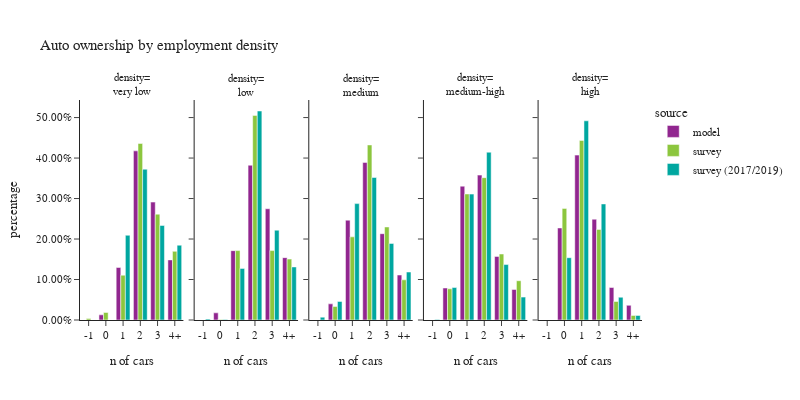

Notebook source saved alongside this figure:
### Code cell
plot_auto(hh.dropna(subset=['emp_density_group']),'emp_density_group','employment density','density')

### Figure 1 — Plotly figure (JSON) as saved in the notebook; plotly's stock layout.template omitted (floating-point values rounded to 4 significant figures)
{"data": [{"alignmentgroup": "True", "customdata": [[0], [310], [3143], [10121], [7056], [3597]], "hovertemplate": "source=model<br>emp_density_group=very low<br>auto_ownership_simple=%{x}<br>percentage=%{y}<br>sample count=%{customdata[0]}<extra></extra>", "legendgroup": "model", "marker": {"color": "#91268F", "pattern": {"shape": ""}}, "name": "model", "offsetgroup": "model", "orientation": "v", "showlegend": true, "textposition": "auto", "type": "bar", "x": ["-1", "0", "1", "2", "3", "4+"], "xaxis": "x", "y": [0.0, 0.0128, 0.1297, 0.4178, 0.2912, 0.1485], "yaxis": "y"}, {"alignmentgroup": "True", "customdata": [[0], [339], [3285], [7331], [5268], [2954]], "hovertemplate": "source=model<br>emp_density_group=low<br>auto_ownership_simple=%{x}<br>percentage=%{y}<br>sample count=%{customdata[0]}<extra></extra>", "legendgroup": "model", "marker": {"color": "#91268F", "pattern": {"shape": ""}}, "name": "model", "offsetgroup": "model", "orientation": "v", "showlegend": false, "textposition": "auto", "type": "bar", "x": ["-1", "0", "1", "2", "3", "4+"], "xaxis": "x2", "y": [0.0, 0.01768, 0.1713, 0.3823, 0.2747, 0.154], "yaxis": "y2"}, {"alignmentgroup": "True", "customdata": [[0], [1731], [10704], [16896], [9253], [4822]], "hovertemplate": "source=model<br>emp_density_group=medium<br>auto_ownership_simple=%{x}<br>percentage=%{y}<br>sample count=%{customdata[0]}<extra></extra>", "legendgroup": "model", "marker": {"color": "#91268F", "pattern": {"shape": ""}}, "name": "model", "offsetgroup": "model", "orientation": "v", "showlegend": false, "textposition": "auto", "type": "bar", "x": ["-1", "0", "1", "2", "3", "4+"], "xaxis": "x3", "y": [0.0, 0.03988, 0.2466, 0.3893, 0.2132, 0.1111], "yaxis": "y3"}, {"alignmentgroup": "True", "customdata": [[0], [3431], [14349], [15534], [6817], [3274]], "hovertemplate": "source=model<br>emp_density_group=medium-high<br>auto_ownership_simple=%{x}<br>percentage=%{y}<br>sample count=%{customdata[0]}<extra></extra>", "legendgroup": "model", "marker": {"color": "#91268F", "pattern": {"shape": ""}}, "name": "model", "offsetgroup": "model", "orientation": "v", "showlegend": false, "textposition": "auto", "type": "bar", "x": ["-1", "0", "1", "2", "3", "4+"], "xaxis": "x4", "y": [0.0, 0.07905, 0.3306, 0.3579, 0.1571, 0.07543], "yaxis": "y4"}, {"alignmentgroup": "True", "customdata": [[0], [9866], [17674], [10804], [3483], [1571]], "hovertemplate": "source=model<br>emp_density_group=high<br>auto_ownership_simple=%{x}<br>percentage=%{y}<br>sample count=%{customdata[0]}<extra></extra>", "legendgroup": "model", "marker": {"color": "#91268F", "pattern": {"shape": ""}}, "name": "model", "offsetgroup": "model", "orientation": "v", "showlegend": false, "textposition": "auto", "type": "bar", "x": ["-1", "0", "1", "2", "3", "4+"], "xaxis": "x5", "y": [0.0, 0.2273, 0.4073, 0.249, 0.08026, 0.0362], "yaxis": "y5"}, {"alignmentgroup": "True", "customdata": [[1], [6], [86], [156], [53], [23]], "hovertemplate": "source=survey<br>emp_density_group=very low<br>auto_ownership_simple=%{x}<br>percentage=%{y}<br>sample count=%{customdata[0]}<extra></extra>", "legendgroup": "survey", "marker": {"color": "#8CC63E", "pattern": {"shape": ""}}, "name": "survey", "offsetgroup": "survey", "orientation": "v", "showlegend": true, "textposition": "auto", "type": "bar", "x": ["-1", "0", "1", "2", "3", "4+"], "xaxis": "x", "y": [0.003559, 0.01866, 0.1107, 0.4361, 0.2614, 0.1696], "yaxis": "y"}, {"alignmentgroup": "True", "customdata": [[0], [3], [71], [136], [46], [25]], "hovertemplate": "source=survey<br>emp_density_group=low<br>auto_ownership_simple=%{x}<br>percentage=%{y}<br>sample count=%{customdata[0]}<extra></extra>", "legendgroup": "survey", "marker": {"color": "#8CC63E", "pattern": {"shape": ""}}, "name": "survey", "offsetgroup": "survey", "orientation": "v", "showlegend": false, "textposition": "auto", "type": "bar", "x": ["-1", "0", "1", "2", "3", "4+"], "xaxis": "x2", "y": [0.0, 0.001244, 0.1715, 0.5054, 0.1714, 0.1505], "yaxis": "y2"}, {"alignmentgroup": "True", "customdata": [[0], [18], [202], [233], [79], [34]], "hovertemplate": "source=survey<br>emp_density_group=medium<br>auto_ownership_simple=%{x}<br>percentage=%{y}<br>sample count=%{customdata[0]}<extra></extra>", "legendgroup": "survey", "marker": {"color": "#8CC63E", "pattern": {"shape": ""}}, "name": "survey", "offsetgroup": "survey", "orientation": "v", "showlegend": false, "textposition": "auto", "type": "bar", "x": ["-1", "0", "1", "2", "3", "4+"], "xaxis": "x3", "y": [0.0, 0.03325, 0.2053, 0.4324, 0.2298, 0.0992], "yaxis": "y3"}, {"alignmentgroup": "True", "customdata": [[0], [68], [369], [277], [61], [21]], "hovertemplate": "source=survey<br>emp_density_group=medium-high<br>auto_ownership_simple=%{x}<br>percentage=%{y}<br>sample count=%{customdata[0]}<extra></extra>", "legendgroup": "survey", "marker": {"color": "#8CC63E", "pattern": {"shape": ""}}, "name": "survey", "offsetgroup": "survey", "orientation": "v", "showlegend": false, "textposition": "auto", "type": "bar", "x": ["-1", "0", "1", "2", "3", "4+"], "xaxis": "x4", "y": [0.0, 0.07708, 0.3113, 0.3516, 0.163, 0.09703], "yaxis": "y4"}, {"alignmentgroup": "True", "customdata": [[0], [477], [847], [232], [29], [15]], "hovertemplate": "source=survey<br>emp_density_group=high<br>auto_ownership_simple=%{x}<br>percentage=%{y}<br>sample count=%{customdata[0]}<extra></extra>", "legendgroup": "survey", "marker": {"color": "#8CC63E", "pattern": {"shape": ""}}, "name": "survey", "offsetgroup": "survey", "orientation": "v", "showlegend": false, "textposition": "auto", "type": "bar", "x": ["-1", "0", "1", "2", "3", "4+"], "xaxis": "x5", "y": [0.0, 0.2757, 0.4435, 0.2237, 0.04575, 0.01141], "yaxis": "y5"}, {"alignmentgroup": "True", "customdata": [[0], [0], [77], [149], [59], [27]], "hovertemplate": "source=survey (2017/2019)<br>emp_density_group=very low<br>auto_ownership_simple=%{x}<br>percentage=%{y}<br>sample count=%{customdata[0]}<extra></extra>", "legendgroup": "survey (2017/2019)", "marker": {"color": "#00A7A0", "pattern": {"shape": ""}}, "name": "survey (2017/2019)", "offsetgroup": "survey (2017/2019)", "orientation": "v", "showlegend": true, "textposition": "auto", "type": "bar", "x": ["-1", "0", "1", "2", "3", "4+"], "xaxis": "x", "y": [0.0, 0.0, 0.2092, 0.3724, 0.2335, 0.1848], "yaxis": "y"}, {"alignmentgroup": "True", "customdata": [[1], [2], [62], [129], [50], [34]], "hovertemplate": "source=survey (2017/2019)<br>emp_density_group=low<br>auto_ownership_simple=%{x}<br>percentage=%{y}<br>sample count=%{customdata[0]}<extra></extra>", "legendgroup": "survey (2017/2019)", "marker": {"color": "#00A7A0", "pattern": {"shape": ""}}, "name": "survey (2017/2019)", "offsetgroup": "survey (2017/2019)", "orientation": "v", "showlegend": false, "textposition": "auto", "type": "bar", "x": ["-1", "0", "1", "2", "3", "4+"], "xaxis": "x2", "y": [0.002227, 0.001072, 0.1275, 0.5162, 0.2219, 0.1311], "yaxis": "y2"}, {"alignmentgroup": "True", "customdata": [[1], [21], [203], [287], [96], [37]], "hovertemplate": "source=survey (2017/2019)<br>emp_density_group=medium<br>auto_ownership_simple=%{x}<br>percentage=%{y}<br>sample count=%{customdata[0]}<extra></extra>", "legendgroup": "survey (2017/2019)", "marker": {"color": "#00A7A0", "pattern": {"shape": ""}}, "name": "survey (2017/2019)", "offsetgroup": "survey (2017/2019)", "orientation": "v", "showlegend": false, "textposition": "auto", "type": "bar", "x": ["-1", "0", "1", "2", "3", "4+"], "xaxis": "x3", "y": [0.007049, 0.04585, 0.2875, 0.352, 0.1892, 0.1185], "yaxis": "y3"}, {"alignmentgroup": "True", "customdata": [[1], [73], [470], [368], [69], [20]], "hovertemplate": "source=survey (2017/2019)<br>emp_density_group=medium-high<br>auto_ownership_simple=%{x}<br>percentage=%{y}<br>sample count=%{customdata[0]}<extra></extra>", "legendgroup": "survey (2017/2019)", "marker": {"color": "#00A7A0", "pattern": {"shape": ""}}, "name": "survey (2017/2019)", "offsetgroup": "survey (2017/2019)", "orientation": "v", "showlegend": false, "textposition": "auto", "type": "bar", "x": ["-1", "0", "1", "2", "3", "4+"], "xaxis": "x4", "y": [0.000944, 0.08018, 0.3109, 0.4145, 0.1369, 0.05653], "yaxis": "y4"}, {"alignmentgroup": "True", "customdata": [[0], [981], [2148], [729], [73], [23]], "hovertemplate": "source=survey (2017/2019)<br>emp_density_group=high<br>auto_ownership_simple=%{x}<br>percentage=%{y}<br>sample count=%{customdata[0]}<extra></extra>", "legendgroup": "survey (2017/2019)", "marker": {"color": "#00A7A0", "pattern": {"shape": ""}}, "name": "survey (2017/2019)", "offsetgroup": "survey (2017/2019)", "orientation": "v", "showlegend": false, "textposition": "auto", "type": "bar", "x": ["-1", "0", "1", "2", "3", "4+"], "xaxis": "x5", "y": [0.0, 0.1539, 0.492, 0.2867, 0.05621, 0.01123], "yaxis": "y5"}], "layout": {"annotations": [{"font": {}, "showarrow": false, "text": "density=<br>very low", "x": 0.092, "xanchor": "center", "xref": "paper", "y": 1.0, "yanchor": "bottom", "yref": "paper"}, {"font": {}, "showarrow": false, "text": "density=<br>low", "x": 0.296, "xanchor": "center", "xref": "paper", "y": 1.0, "yanchor": "bottom", "yref": "paper"}, {"font": {}, "showarrow": false, "text": "density=<br>medium", "x": 0.5, "xanchor": "center", "xref": "paper", "y": 1.0, "yanchor": "bottom", "yref": "paper"}, {"font": {}, "showarrow": false, "text": "density=<br>medium-high", "x": 0.704, "xanchor": "center", "xref": "paper", "y": 1.0, "yanchor": "bottom", "yref": "paper"}, {"font": {}, "showarrow": false, "text": "density=<br>high", "x": 0.908, "xanchor": "center", "xref": "paper", "y": 1.0, "yanchor": "bottom", "yref": "paper"}], "barmode": "group", "font": {"size": 11}, "height": 400, "legend": {"title": {"text": "source"}, "tracegroupgap": 0}, "title": {"text": "Auto ownership by employment density"}, "width": 800, "xaxis": {"anchor": "y", "domain": [0.0, 0.184], "title": {"text": "n of cars"}}, "xaxis2": {"anchor": "y2", "domain": [0.204, 0.388], "matches": "x", "title": {"text": "n of cars"}}, "xaxis3": {"anchor": "y3", "domain": [0.408, 0.592], "matches": "x", "title": {"text": "n of cars"}}, "xaxis4": {"anchor": "y4", "domain": [0.612, 0.796], "matches": "x", "title": {"text": "n of cars"}}, "xaxis5": {"anchor": "y5", "domain": [0.816, 1.0], "matches": "x", "title": {"text": "n of cars"}}, "yaxis": {"anchor": "x", "domain": [0.0, 1.0], "tickformat": ".2%", "title": {"text": "percentage"}}, "yaxis2": {"anchor": "x2", "domain": [0.0, 1.0], "matches": "y", "showticklabels": false, "tickformat": ".2%"}, "yaxis3": {"anchor": "x3", "domain": [0.0, 1.0], "matches": "y", "showticklabels": false, "tickformat": ".2%"}, "yaxis4": {"anchor": "x4", "domain": [0.0, 1.0], "matches": "y", "showticklabels": false, "tickformat": ".2%"}, "yaxis5": {"anchor": "x5", "domain": [0.0, 1.0], "matches": "y", "showticklabels": false, "tickformat": ".2%"}}}
